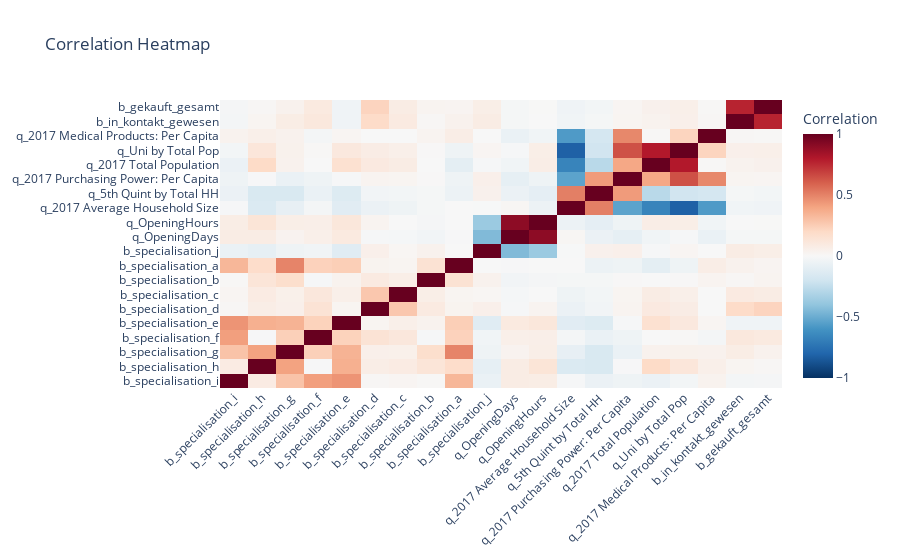

Here is the notebook cell this chart was saved with:
### Code cell
# Reduced features:
plot_corr_heatmap(df_reduced.corr())

### Figure 1 — Plotly figure (JSON) as saved in the notebook; plotly's stock layout.template omitted (floating-point values rounded to 4 significant figures; data arrays with more than 128 entries replaced by an {"elided": "..."} marker saying what was removed)
{"data": [{"colorbar": {"title": {"text": "Correlation"}}, "colorscale": [[0, "rgb(5,48,97)"], [0.1, "rgb(33,102,172)"], [0.2, "rgb(67,147,195)"], [0.3, "rgb(146,197,222)"], [0.4, "rgb(209,229,240)"], [0.5, "rgb(247,247,247)"], [0.6, "rgb(253,219,199)"], [0.7, "rgb(244,165,130)"], [0.8, "rgb(214,96,77)"], [0.9, "rgb(178,24,43)"], [1, "rgb(103,0,31)"]], "type": "heatmap", "x": ["b_specialisation_i", "b_specialisation_h", "b_specialisation_g", "b_specialisation_f", "b_specialisation_e", "b_specialisation_d", "b_specialisation_c", "b_specialisation_b", "b_specialisation_a", "b_specialisation_j", "q_OpeningDays", "q_OpeningHours", "q_2017 Average Household Size", "q_5th Quint by Total HH", "q_2017 Purchasing Power: Per Capita", "q_2017 Total Population", "q_Uni by Total Pop", "q_2017 Medical Products: Per Capita", "b_in_kontakt_gewesen", "b_gekauft_gesamt"], "y": ["b_specialisation_i", "b_specialisation_h", "b_specialisation_g", "b_specialisation_f", "b_specialisation_e", "b_specialisation_d", "b_specialisation_c", "b_specialisation_b", "b_specialisation_a", "b_specialisation_j", "q_OpeningDays", "q_OpeningHours", "q_2017 Average Household Size", "q_5th Quint by Total HH", "q_2017 Purchasing Power: Per Capita", "q_2017 Total Population", "q_Uni by Total Pop", "q_2017 Medical Products: Per Capita", "b_in_kontakt_gewesen", "b_gekauft_gesamt"], "z": {"elided": "20x20 float values"}, "zmax": 1, "zmin": -1}], "layout": {"autosize": true, "hovermode": "closest", "title": {"text": "Correlation Heatmap"}, "xaxis": {"autorange": true, "range": [-0.5, 19.5], "tickangle": -45, "ticks": "", "type": "category"}, "yaxis": {"autorange": true, "range": [-0.5, 19.5], "ticks": "", "type": "category"}}}
